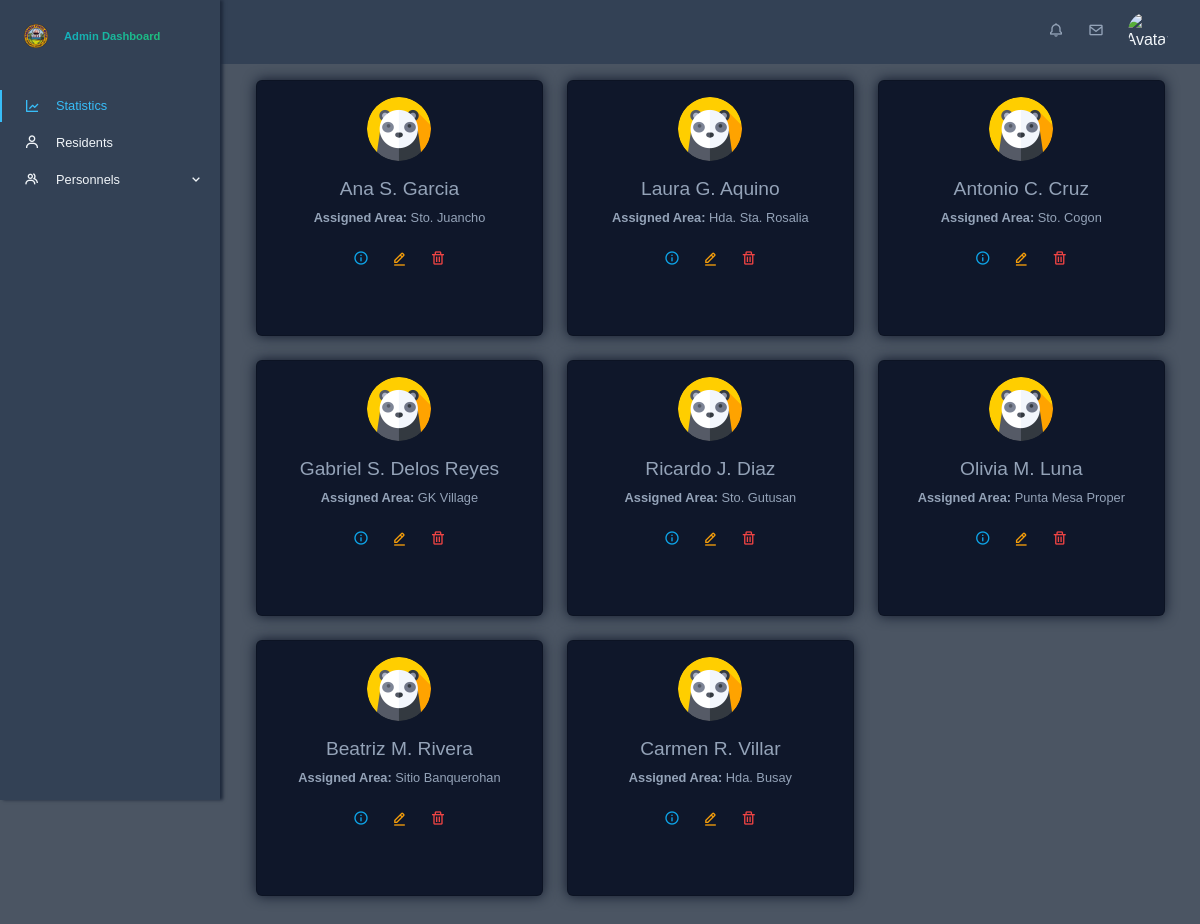
The page /app/views/admin/bhws.php on the database its author committed.
### tables this page shows
CREATE TABLE `bhw` (
  `bhw_id` int(10) NOT NULL,
  `account_id` int(10) NOT NULL,
  `personal_info_id` int(10) NOT NULL,
  `assigned_area` int(10) NOT NULL
);

CREATE TABLE `personal_information` (
  `personal_info_id` int(10) NOT NULL,
  `lastname` varchar(255) NOT NULL,
  `firstname` varchar(255) NOT NULL,
  `middlename` varchar(255) NOT NULL,
  `date_of_birth` date DEFAULT NULL,
  `civil_status` enum('Single','Married','Widowed','Legally Separated') DEFAULT NULL,
  `educational_attainment` enum('Elementary Graduate','Elementary Undergraduate','Highschool Graduate','Highschool Undergraduate','College Graduate','College Undergraduate') DEFAULT NULL,
  `occupation` varchar(255) DEFAULT NULL,
  `religion` varchar(100) DEFAULT NULL,
  `citizenship` varchar(100) DEFAULT NULL,
  `address_id` int(10) NOT NULL,
  `sex` enum('male','female') NOT NULL,
  `phone_number` varchar(20) NOT NULL,
  `email` varchar(255) NOT NULL,
  `id_picture` varchar(255) DEFAULT NULL,
  `created_at` datetime NOT NULL DEFAULT current_timestamp(),
  `updated_at` datetime NOT NULL DEFAULT current_timestamp()
);

CREATE TABLE `address` (
  `address_id` int(10) NOT NULL,
  `address_name` varchar(255) NOT NULL,
  `address_type` enum('hda','sitio') NOT NULL
);

### app/models/get_bhws.php (called while the page is built)
<?php
function getBhwData($conn) {
    $sql = "SELECT
            bhw.bhw_id AS bhw_id,
            bhw.account_id AS account_id,
            bhw.personal_info_id AS personal_info_id,
            bhw.assigned_area AS assigned_area,
            personal_information.lastname AS lastname,
            personal_information.firstname AS firstname,
            personal_information.middlename AS middlename,
            personal_information.date_of_birth AS date_of_birth,
            TIMESTAMPDIFF(YEAR, personal_information.date_of_birth, CURDATE()) AS age,
            personal_information.civil_status AS civil_status,
            personal_information.educational_attainment AS educational_attainment,
            personal_information.occupation AS occupation,
            personal_information.religion AS religion,
            personal_information.citizenship AS citizenship,
            personal_information.sex AS sex,
            personal_information.phone_number AS phone_number,
            personal_information.email AS email,
            personal_information.created_at AS created_at,
            personal_information.updated_at AS updated_at,
            accounts.username AS username,
            accounts.profile_picture AS profile_picture,
            personal_address.address_name AS personal_address_name,  -- Personal address
            assigned_address.address_name AS assigned_area_name      -- Assigned area address
            FROM bhw
            INNER JOIN personal_information ON bhw.personal_info_id = personal_information.personal_info_id
            INNER JOIN accounts ON bhw.account_id = accounts.account_id
            INNER JOIN address AS personal_address ON personal_information.address_id = personal_address.address_id  -- Join for personal address
            INNER JOIN address AS assigned_address ON bhw.assigned_area = assigned_address.address_id";
    $result = mysqli_query($conn, $sql);
    $bhw_data = [];
    if (mysqli_num_rows($result) > 0) {
        while ($row = mysqli_fetch_assoc($result)) {
            $bhw_data[] = $row;
        }
    }
    return $bhw_data;
}
$bhw_data = getBhwData($conn);
?>

### app/views/admin/bhws.php (the view, shortened to what this page needs)
<?php
require './config/db_config.php';
require './app/models/get_bhws.php';
?>
<!DOCTYPE html>
<html lang="en">
<head>
    <?php require './app/views/globals/head.php'; ?>
    <link rel="stylesheet" href="./public/css/admin.css">
    <link rel="stylesheet" href="./public/css/admin-bhws.css">
</head>
<body id="body-pd">
    <?php require 'partials/top_navigation.php'; ?>
    <?php require 'partials/sidebar.php'; ?>
    <div class="height-100 main-content container">
        <div class="row">
            <?php if (!empty($bhw_data)): ?>
                <?php foreach ($bhw_data as $bhw): ?>
                    <div class="col-md-4 mb-4">
                        <div class="card text-center">
                            <img src="<?= !empty($bhw['profile_picture']) ? $bhw['profile_picture'] : './public/images/avatar-panda.png'; ?>" class="card-img-top rounded-circle mx-auto mt-3" alt="Profile Picture">
                            <div class="card-body">
                                <h5 class="card-title">
                                    <?= htmlspecialchars($bhw['firstname'] . ' ' . substr($bhw['middlename'], 0, 1) . '. ' . $bhw['lastname']); ?>
                                </h5>
                                <p class="card-text"><strong>Assigned Area:</strong> <?= htmlspecialchars($bhw['assigned_area_name']); ?></p>
                                <div class="mt-3">
                                    <button type="button" data-bs-toggle="modal" data-bs-target="#bhwModal<?= $bhw['bhw_id']; ?>">
                                        <i class='bx bx-info-circle'></i>
                                    </button>
                                    <button type="button" class="btn btn-warning" data-bs-toggle="modal" data-bs-target="#editBhwModal<?= $bhw['bhw_id']; ?>">
                                        <i class="bx bx-edit-alt"></i>
                                    </button>
                                    <button type="button" class="">
                                        <i class="bx bx-trash"></i>
                                    </button>
                                </div>
                            </div>
                        </div>
                    </div>
                <?php endforeach; ?>
            <?php else: ?>
                <p>No Barangay Health Workers found.</p>
            <?php endif; ?>
        </div>
    </div>
</body>
</html>

### public/css/admin.css (style rules this page uses)
:root { --header-height: 3rem; --nav-width: 4rem; --first-color: #334155; --first-color-light: #AFA5D9; --white-color: #F7F6FB; --body-font: 'Poppins', sans-serif; --normal-font-size: 1rem; --z-fixed: 100; }
body { position: relative; margin: var(--header-height) 0 0 0; padding: 0 1rem; font-family: var(--body-font); font-size: var(--normal-font-size); background-color: #4b5563; color: #f1f5f9; }
.height-100 { height: 100vh; }
@media screen and (min-width: 768px) { body { margin: calc(var(--header-height) + 1rem) 0 0 0; padding-left: calc(var(--nav-width) + 2rem); } }
.main-content { margin: 5rem auto; z-index: var(--z-fixed); padding-left: 10rem; padding-right: 1.2rem; }

### public/css/admin-bhws.css (style rules this page uses)
.card { background-color: #0f172a !important; color: #94a3b8; height: 16rem; box-shadow: 0 0 0.8rem #0f172a; }
.card img { height: 4rem; width: 4rem; }
.card button { border: none; background-color: transparent !important; font-size: 1rem; }
.card .bx-edit-alt { color: #f59e0b; }
.card .bx-info-circle { color: #0ea5e9; }
.card .bx-trash { color: #ef4444; }
.card-text { font-size: 0.8rem; }
.card-title { font-size: 1.2rem; }

### rows shown on the page
bhw: personal_info.lastname "Ana S. Garcia", assigned_area.address_name "Sto. Juancho"
bhw: personal_info.lastname "Laura G. Aquino", assigned_area.address_name "Hda. Sta. Rosalia"
bhw: personal_info.lastname "Antonio C. Cruz", assigned_area.address_name "Sto. Cogon"
bhw: personal_info.lastname "Gabriel S. Delos Reyes", assigned_area.address_name "GK Village"
bhw: personal_info.lastname "Ricardo J. Diaz", assigned_area.address_name "Sto. Gutusan"
bhw: personal_info.lastname "Olivia M. Luna", assigned_area.address_name "Punta Mesa Proper"
bhw: personal_info.lastname "Beatriz M. Rivera", assigned_area.address_name "Sitio Banquerohan"
bhw: personal_info.lastname "Carmen R. Villar", assigned_area.address_name "Hda. Busay"
